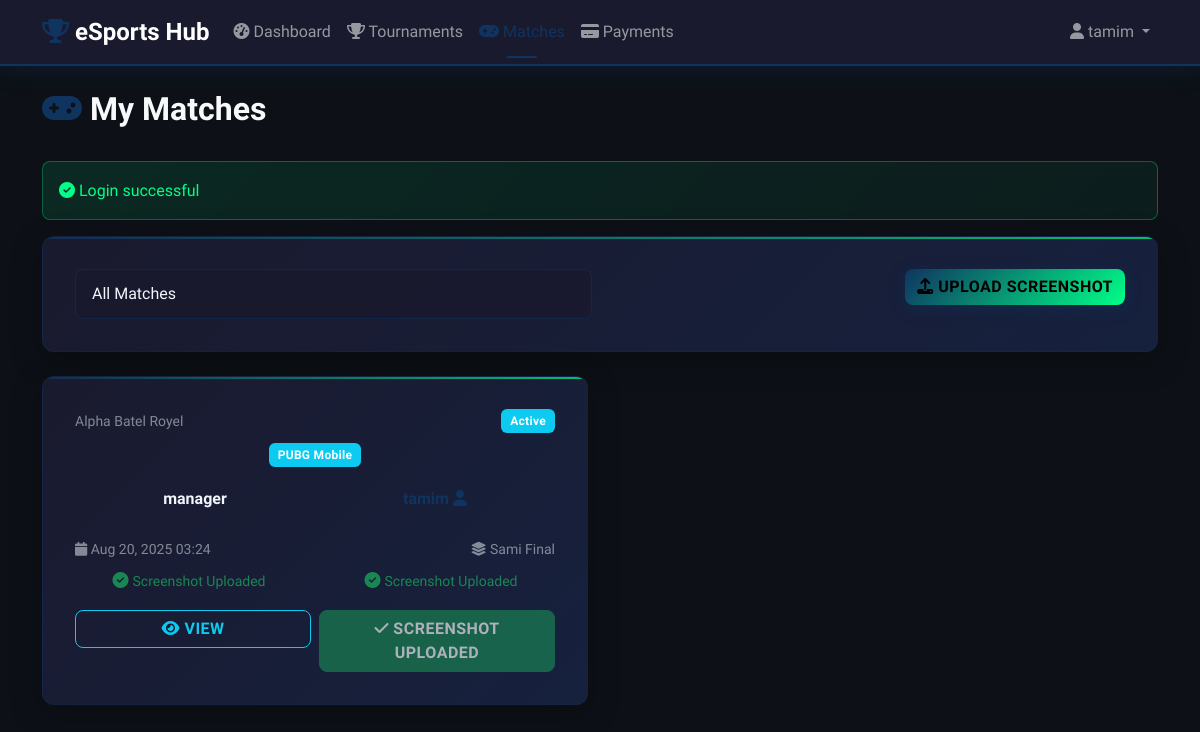
The page /user/matches.php (signed in) on the database as committed earlier.
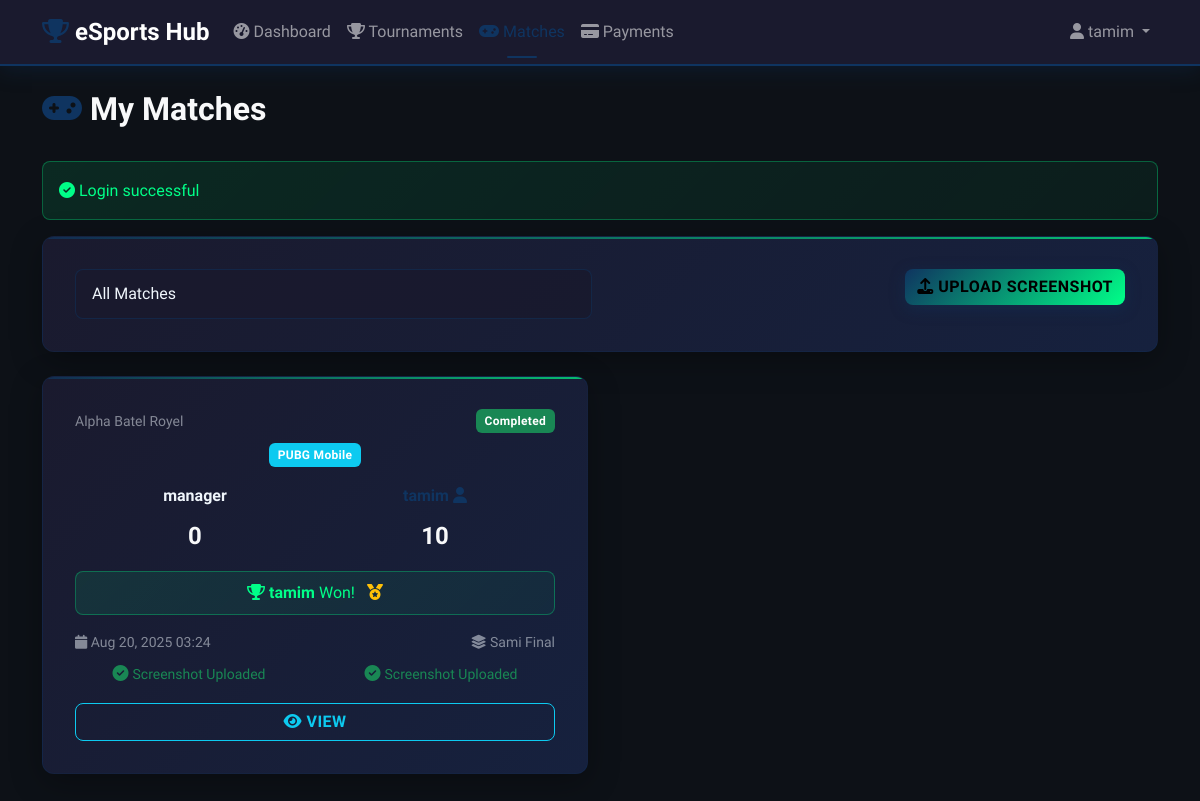
The same page on the database as committed later.
### tables this page shows
CREATE TABLE matches (
                    id INTEGER PRIMARY KEY AUTOINCREMENT,
                    tournament_id INTEGER NOT NULL,
                    team1_id INTEGER NOT NULL,
                    team2_id INTEGER NOT NULL,
                    team1_name VARCHAR(100),
                    team2_name VARCHAR(100),
                    status VARCHAR(20) DEFAULT 'scheduled',
                    score1 INTEGER,
                    score2 INTEGER,
                    winner_id INTEGER,
                    scheduled_at DATETIME,
                    started_at DATETIME,
                    completed_at DATETIME,
                    created_at DATETIME DEFAULT CURRENT_TIMESTAMP, scheduled_date DATETIME, updated_at TIMESTAMP DEFAULT CURRENT_TIMESTAMP, round VARCHAR(50), notes TEXT,
                    FOREIGN KEY (tournament_id) REFERENCES tournaments(id) ON DELETE CASCADE,
                    FOREIGN KEY (team1_id) REFERENCES users(id),
                    FOREIGN KEY (team2_id) REFERENCES users(id),
                    FOREIGN KEY (winner_id) REFERENCES users(id)
                );

CREATE TABLE tournaments (
                    id INTEGER PRIMARY KEY AUTOINCREMENT,
                    name VARCHAR(200) NOT NULL,
                    description TEXT,
                    game_type VARCHAR(100) NOT NULL,
                    max_teams INTEGER NOT NULL,
                    entry_fee DECIMAL(10,2) DEFAULT 0,
                    prize_pool DECIMAL(10,2) DEFAULT 0,
                    start_date DATETIME,
                    end_date DATETIME,
                    status VARCHAR(20) DEFAULT 'upcoming',
                    thumbnail VARCHAR(255),
                    created_at DATETIME DEFAULT CURRENT_TIMESTAMP,
                    updated_at DATETIME DEFAULT CURRENT_TIMESTAMP
                , winner_id INTEGER, runner_up_id INTEGER, third_place_id INTEGER, winner_prize DECIMAL(10,2) DEFAULT 0.00, runner_up_prize DECIMAL(10,2) DEFAULT 0.00, third_place_prize DECIMAL(10,2) DEFAULT 0.00);

### includes/functions.php (called while the page is built, shortened)
<?php
function formatDate($date, $format = 'M d, Y H:i') {
    return date($format, strtotime($date));
}
?>

### user/matches.php (the view, shortened to what the changed rows need)
<?php
require_once '../config/config.php';
$action = $_GET['action'] ?? 'list';
$userId = $_SESSION['user_id'];
if ($action === 'list') {
    $whereClause = 'WHERE (m.team1_id = ? OR m.team2_id = ?)';
    $params = [$userId, $userId];
    $stmt = $pdo->prepare("
        SELECT m.*, t.name as tournament_name, t.game_type,
               u1.username as team1_name, u2.username as team2_name,
               uw.username as winner_name,
               ms1.screenshot_url as team1_screenshot,
               ms2.screenshot_url as team2_screenshot
        FROM matches m
        JOIN tournaments t ON m.tournament_id = t.id
        JOIN users u1 ON m.team1_id = u1.id
        JOIN users u2 ON m.team2_id = u2.id
        LEFT JOIN users uw ON m.winner_id = uw.id
        LEFT JOIN match_screenshots ms1 ON m.id = ms1.match_id AND ms1.team_id = u1.id
        LEFT JOIN match_screenshots ms2 ON m.id = ms2.match_id AND ms2.team_id = u2.id
        $whereClause
        ORDER BY m.scheduled_date DESC, m.created_at DESC
    ");
    $stmt->execute($params);
    $matches = $stmt->fetchAll();
}
?>
<!DOCTYPE html>
<html lang="en">
<head>
    <link href="https://cdn.jsdelivr.net/npm/bootstrap@5.3.0/dist/css/bootstrap.min.css" rel="stylesheet">
    <link rel="stylesheet" href="https://cdnjs.cloudflare.com/ajax/libs/font-awesome/6.4.0/css/all.min.css">
    <link rel="stylesheet" href="../assets/css/style.css">
</head>
<body>
    <div class="container my-4">
        <div class="d-flex justify-content-between align-items-center mb-4">
            <h2 class="text-light">
                <i class="fas fa-gamepad text-accent"></i>
                <?= $action === 'view' ? 'Match Details' : ($action === 'upload' ? 'Upload Screenshot' : 'My Matches') ?>
            </h2>
        </div>
        <?php if ($action === 'list'): ?>
            <?php if (empty($matches)): ?>
                <div class="gaming-card">
                    <div class="text-center text-light-50 py-5">
                        <i class="fas fa-gamepad fa-4x mb-3"></i>
                        <h4>No Matches Found</h4>
                        <p>You don't have any matches yet. Register for tournaments to get matched!</p>
                        <a href="tournaments.php" class="btn btn-accent">
                            <i class="fas fa-trophy"></i> Browse Tournaments
                        </a>
                    </div>
                </div>
            <?php else: ?>
                <div class="row">
                    <?php foreach ($matches as $match): ?>
                        <div class="col-lg-6 mb-4">
                            <div class="gaming-card match-card h-100">
                                <div class="match-header mb-3">
                                    <div class="d-flex justify-content-between align-items-center mb-2">
                                        <small class="text-light-50"><?= htmlspecialchars($match['tournament_name']) ?></small>
                                        <span class="badge bg-<?= $match['status'] === 'completed' ? 'success' : ($match['status'] === 'live' ? 'danger' : 'info') ?>">
                                            <?= ucfirst($match['status']) ?>
                                        </span>
                                    </div>
                                    <div class="text-center">
                                        <span class="badge bg-info"><?= htmlspecialchars($match['game_type']) ?></span>
                                    </div>
                                </div>
                                <div class="match-teams mb-3">
                                    <div class="d-flex align-items-center justify-content-between">
                                        <div class="team-info text-center">
                                            <div class="team-name <?= $match['team1_id'] == $userId ? 'text-accent fw-bold' : '' ?>">
                                                <?= htmlspecialchars($match['team1_name']) ?>
                                            </div>
                                            <?php if ($match['status'] === 'completed' && $match['score1'] !== null): ?>
                                                <div class="team-score text-light fs-4 fw-bold"><?= $match['score1'] ?></div>
                                            <?php endif; ?>
                                        </div>
                                        <div class="team-info text-center">
                                            <div class="team-name <?= $match['team2_id'] == $userId ? 'text-accent fw-bold' : '' ?>">
                                                <?php if ($match['team2_id'] == $userId): ?>
                                                    <i class="fas fa-user text-accent"></i>
                                                <?php endif; ?>
                                            </div>
                                            <?php if ($match['status'] === 'completed' && $match['score2'] !== null): ?>
                                                <div class="team-score text-light fs-4 fw-bold"><?= $match['score2'] ?></div>
                                            <?php endif; ?>
                                        </div>
                                    </div>
                                </div>
                                <?php if ($match['status'] === 'completed' && $match['winner_name']): ?>
                                    <div class="match-result mb-3 text-center">
                                        <div class="alert alert-<?= $match['winner_id'] == $userId ? 'success' : 'info' ?> py-2">
                                            <i class="fas fa-trophy"></i>
                                            <strong><?= htmlspecialchars($match['winner_name']) ?></strong> Won!
                                            <?php if ($match['winner_id'] == $userId): ?>
                                                <i class="fas fa-medal text-warning ms-2"></i>
                                            <?php endif; ?>
                                        </div>
                                    </div>
                                <?php endif; ?>
                                <div class="match-details mb-3">
                                    <?php if ($match['scheduled_date']): ?>
                                        <div class="d-flex justify-content-between text-light-50 small mb-2">
                                            <span><i class="fas fa-calendar"></i> <?= formatDate($match['scheduled_date']) ?></span>
                                            <?php if ($match['round']): ?>
                                                <span><i class="fas fa-layer-group"></i> <?= htmlspecialchars($match['round']) ?></span>
                                            <?php endif; ?>
                                        </div>
                                    <?php endif; ?>
                                    <div class="screenshot-status">
                                        <div class="row">
                                            <div class="col-6 text-center">
                                                <?php if ($match['team1_screenshot']): ?>
                                                    <i class="fas fa-check-circle text-success"></i>
                                                    <small class="text-success">Screenshot Uploaded</small>
                                                <?php elseif ($match['team1_id'] == $userId && $match['status'] !== 'scheduled'): ?>
                                                    <i class="fas fa-exclamation-triangle text-warning"></i>
                                                    <small class="text-warning">Upload Required</small>
                                                <?php else: ?>
                                                    <i class="fas fa-clock text-light-50"></i>
                                                    <small class="text-light-50">Waiting</small>
                                                <?php endif; ?>
                                            </div>
                                            <div class="col-6 text-center">
                                                <?php if ($match['team2_screenshot']): ?>
                                                    <i class="fas fa-check-circle text-success"></i>
                                                    <small class="text-success">Screenshot Uploaded</small>
                                                <?php elseif ($match['team2_id'] == $userId && $match['status'] !== 'scheduled'): ?>
                                                    <i class="fas fa-exclamation-triangle text-warning"></i>
                                                    <small class="text-warning">Upload Required</small>
                                                <?php else: ?>
                                                    <i class="fas fa-clock text-light-50"></i>
                                                    <small class="text-light-50">Waiting</small>
                                                <?php endif; ?>
                                            </div>
                                        </div>
                                    </div>
                                </div>
                                <div class="match-actions mt-auto">
                                    <div class="row g-2">
                                        <div class="col">
                                            <a href="?action=view&id=<?= $match['id'] ?>" class="btn btn-outline-info w-100">
                                                <i class="fas fa-eye"></i> View
                                            </a>
                                        </div>
                                        <?php if ($match['status'] !== 'scheduled' && $match['status'] !== 'completed'): ?>
                                            <?php
                                            $userScreenshot = ($match['team1_id'] == $userId) ? $match['team1_screenshot'] : $match['team2_screenshot'];
                                            if (!$userScreenshot): ?>
                                                <div class="col">
                                                    <button class="btn btn-warning w-100" type="button" data-bs-toggle="collapse"
                                                            data-bs-target="#uploadForm<?= $match['id'] ?>" aria-expanded="false">
                                                        <i class="fas fa-upload"></i> Upload Screenshot
                                                    </button>
                                                </div>
                                            <?php else: ?>
                                                <div class="col">
                                                    <button class="btn btn-success w-100" disabled>
                                                        <i class="fas fa-check"></i> Screenshot Uploaded
                                                    </button>
                                                </div>
                                            <?php endif; ?>
                                        <?php endif; ?>
                                    </div>
                                </div>
                            </div>
                        </div>
                    <?php endforeach; ?>
                </div>
            <?php endif; ?>
        <?php endif; ?>
    </div>
</body>
</html>

Rows that differ between the two databases and show on the page:
changed matches "Sami Final": status "Active" → "Completed"; score1 (not shown) → "0"; score2 (not shown) → "10"; winner_id empty → 2 (drawn); winner_name (not shown) → "tamim"; status "SCREENSHOT UPLOADED" → "Won!"
